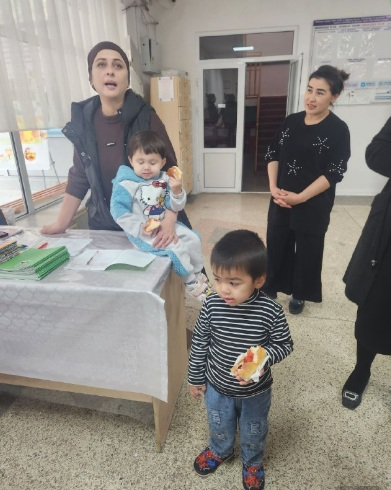
#> input picture Segment.jpg, 391 x 490 px
$ python 'Tasvirni Segmentlash.py'
#> lines starting #> are read from the running program, lines starting #| are printed output that depends on the picture
# bu uzgarish 1-local repodan
import cv2
import numpy as np
# Bu uzgarish clone repodan
#yangi ozgarishlar bor buyerda
def segment_image_kmeans(image_path, K=99):
    # Tasvirni o'qish
#> called with image_path = 'Segment.jpg', K = 3
    img = cv2.imread(image_path)
#> img is the input picture: shape (490, 391, 3); mean B, G, R 132.3, 138.3, 141.9
    img = cv2.resize(img, (400, 400))  # Hajmni kichraytirish ixtiyoriy
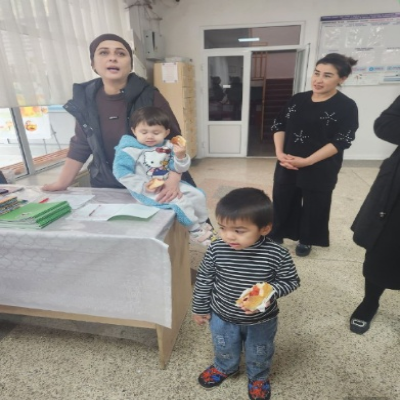
#> img: shape (400, 400, 3); mean B, G, R 132.2, 138.2, 141.8
    img_rgb = cv2.cvtColor(img, cv2.COLOR_BGR2RGB)

    # Piksellarni 1D formatga o‘tkazish (K-means uchun)
    pixel_values = img_rgb.reshape((-1, 3)).astype(np.float32)

    # K-means parametrlari
    criteria = (cv2.TERM_CRITERIA_EPS + cv2.TERM_CRITERIA_MAX_ITER, 100, 0.2)
    _, labels, centers = cv2.kmeans(pixel_values, K, None, criteria, 10, cv2.KMEANS_RANDOM_CENTERS)
#> centers = [[58.96, 58.24, 61.16], [187.4, 184.5, 178], [140.1, 133.2, 120.8]]

    # Klaster markazlari (ranglar)
    centers = np.uint8(centers)
#> centers = [[58, 58, 61], [187, 184, 178], [140, 133, 120]]

    # Har pikselga mos klaster markazini berish
    segmented_data = centers[labels.flatten()]
    segmented_image = segmented_data.reshape(img_rgb.shape)
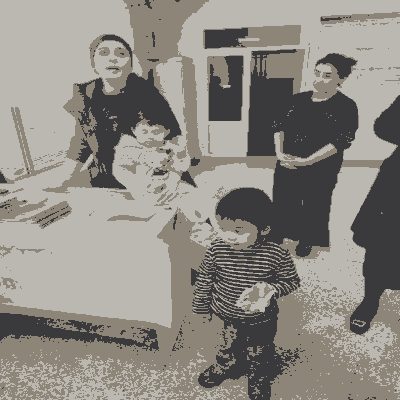
#> segmented_image: shape (400, 400, 3); mean R, G, B 141.3, 137.9, 131.9

    # Natijalarni ko‘rsatish
    cv2.imshow('Asl rasm', img)
    cv2.imshow(f'{K} segmentli rasm', cv2.cvtColor(segmented_image, cv2.COLOR_RGB2BGR))
    cv2.waitKey(0)
    cv2.destroyAllWindows()

    # Natijani saqlash
    cv2.imwrite('segmentlangan_rasm.jpg', cv2.cvtColor(segmented_image, cv2.COLOR_RGB2BGR))

# Dastur ishga tushirish
segment_image_kmeans('Segment.jpg', K=3)
